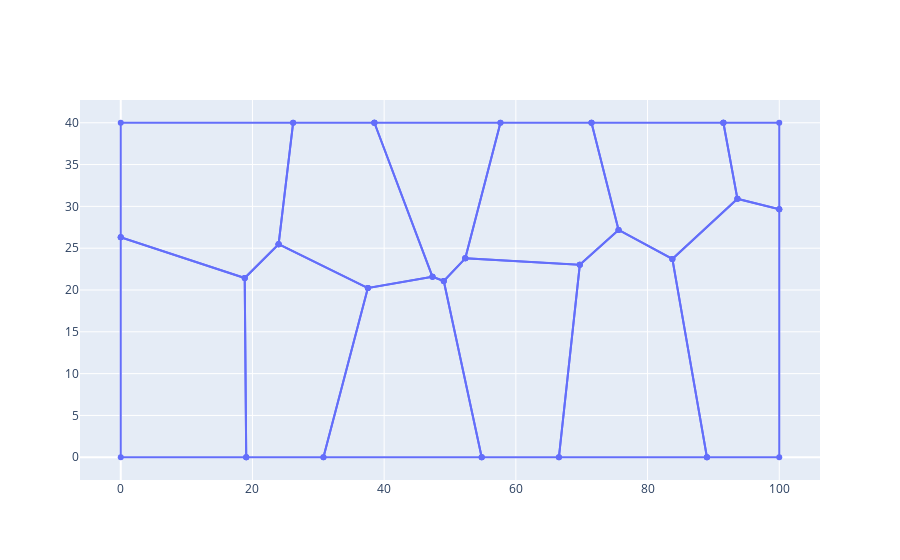

Write notebook code for a chart like this one.
### Code cell
polygons = voronoi_polygons(new_points)
cropped_polygons = crop_axis(polygons, range_x=(0, INPUT_WIDTH), range_y=(0, INPUT_HEIGHT))
x_polygs, y_polygs = form_x_y_polygons(cropped_polygons)

fig = go.Figure(go.Scatter(x=x_polygs, y=y_polygs, mode='lines+markers'))
fig.show()

### Figure 1 — Plotly figure (JSON) as saved in the notebook; plotly's stock layout.template omitted (floating-point values rounded to 4 significant figures)
{"data": [{"mode": "lines+markers", "type": "scatter", "x": [100, 93.65, 83.77, 89.02, 100, 100, null, 38.52, 47.34, 37.53, 23.97, 26.18, 38.52, null, 71.49, 75.6, 69.71, 52.32, 57.66, 71.49, null, 19.05, 18.83, 0, 0, 19.05, null, 23.97, 37.53, 30.78, 19.05, 18.83, 23.97, null, 89.02, 83.77, 75.6, 69.71, 66.54, 89.02, null, 38.52, 47.34, 49.05, 52.32, 57.66, 38.52, null, 52.32, 49.05, 54.81, 66.54, 69.71, 52.32, null, 91.51, 93.65, 83.77, 75.6, 71.49, 91.51, null, 54.81, 49.05, 47.34, 37.53, 30.78, 54.81, null, 91.51, 93.65, 100, 100, 91.51, null, 0, 18.83, 23.97, 26.18, 0, 0, null], "y": [29.65, 30.9, 23.71, 0, 0, 29.65, null, 40, 21.58, 20.23, 25.48, 40, 40, null, 40, 27.18, 23.01, 23.78, 40, 40, null, 0, 21.44, 26.31, 0, 0, null, 25.48, 20.23, 0, 0, 21.44, 25.48, null, 0, 23.71, 27.18, 23.01, 0, 0, null, 40, 21.58, 21.07, 23.78, 40, 40, null, 23.78, 21.07, 0, 0, 23.01, 23.78, null, 40, 30.9, 23.71, 27.18, 40, 40, null, 0, 21.07, 21.58, 20.23, 0, 0, null, 40, 30.9, 29.65, 40, 40, null, 26.31, 21.44, 25.48, 40, 40, 26.31, null]}], "layout": {}}
